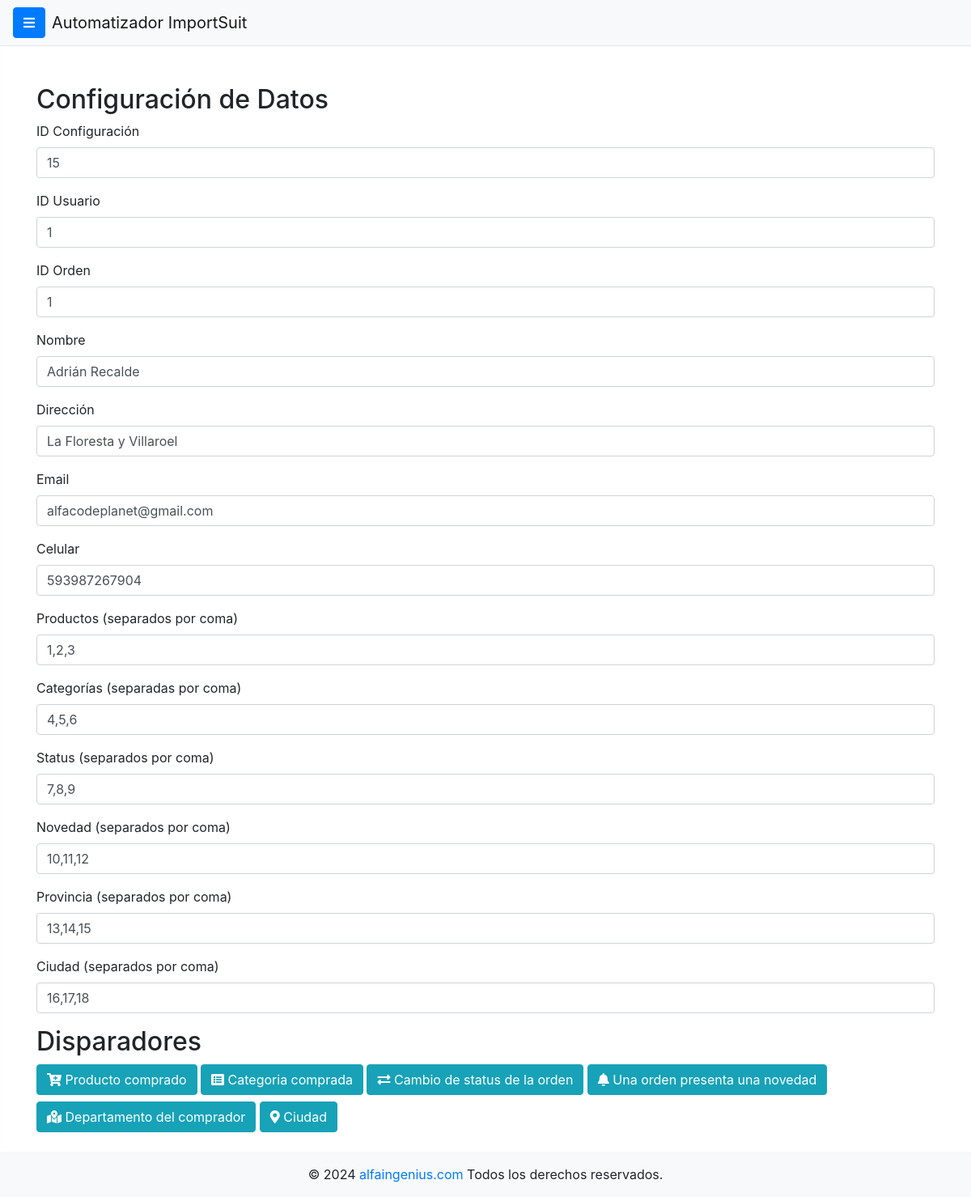
Screenshot of /index1.php with the database file from the repository.
### tables this page shows
CREATE TABLE `blocks_type` (
  `id` int(10) UNSIGNED NOT NULL,
  `category` varchar(255) NOT NULL,
  `name` varchar(255) NOT NULL,
  `description` text NOT NULL,
  `icon` varchar(255) NOT NULL,
  `value` int(11) NOT NULL,
  `name_tag` varchar(255) DEFAULT NULL
);

### index1.php (the view, shortened to what this page needs)
<?php
include 'db.php';
require "widget_header.php";
$sql_category = "SELECT category, name, description, icon, value FROM blocks_type WHERE category = 'Disparadores'";
$result_category = $conn->query($sql_category);
$blocks_type = array();
if ($result_category->num_rows > 0) {
    while($row_category = $result_category->fetch_assoc()) {
        $blocks_type[] = $row_category;
    }
}
?>
<div class="container mt-5">
    <h2>Configuración de Datos</h2>
    <form id="dataForm">
        <div class="form-group">
            <label for="id_configuracion">ID Configuración</label>
            <input type="text" class="form-control" id="id_configuracion" value="15" required>
        </div>
        <div class="form-group">
            <label for="user_id">ID Usuario</label>
            <input type="text" class="form-control" id="user_id" value="1" required>
        </div>
        <div class="form-group">
            <label for="order_id">ID Orden</label>
            <input type="text" class="form-control" id="order_id" value="1" required>
        </div>
        <div class="form-group">
            <label for="nombre">Nombre</label>
            <input type="text" class="form-control" id="nombre" value="Adrián Recalde" required>
        </div>
        <div class="form-group">
            <label for="direccion">Dirección</label>
            <input type="text" class="form-control" id="direccion" value="La Floresta y Villaroel" required>
        </div>
        <div class="form-group">
            <label for="email">Email</label>
            <input type="email" class="form-control" id="email" value="alfacodeplanet@gmail.com" required>
        </div>
        <div class="form-group">
            <label for="celular">Celular</label>
            <input type="text" class="form-control" id="celular" value="593987267904" required>
        </div>
        <div class="form-group">
            <label for="productos">Productos (separados por coma)</label>
            <input type="text" class="form-control" id="productos" value="1,2,3" required>
        </div>
        <div class="form-group">
            <label for="categorias">Categorías (separadas por coma)</label>
            <input type="text" class="form-control" id="categorias" value="4,5,6" required>
        </div>
        <div class="form-group">
            <label for="status">Status (separados por coma)</label>
            <input type="text" class="form-control" id="status" value="7,8,9" required>
        </div>
        <div class="form-group">
            <label for="novedad">Novedad (separados por coma)</label>
            <input type="text" class="form-control" id="novedad" value="10,11,12" required>
        </div>
        <div class="form-group">
            <label for="provincia">Provincia (separados por coma)</label>
            <input type="text" class="form-control" id="provincia" value="13,14,15" required>
        </div>
        <div class="form-group">
            <label for="ciudad">Ciudad (separados por coma)</label>
            <input type="text" class="form-control" id="ciudad" value="16,17,18" required>
        </div>
    </form>
    <h2>Disparadores</h2>
    <div id="disparadoresContainer" class="mb-3">
        <?php foreach ($blocks_type as $block) : ?>
            <button type="button" class="btn btn-info disparador-btn mb-2" data-value="<?php echo $block['value']; ?>" data-icon="<?php echo $block['icon']; ?>">
                <i class="<?php echo $block['icon']; ?>"></i> <?php echo $block['name']; ?>
            </button>
        <?php endforeach; ?>
    </div>
</div>
<?php require "widget_footer.php"; ?>

### widget_header.php (shortened to what this page needs)
<!DOCTYPE html>
<html lang="en">
<head>
    <link href="https://stackpath.bootstrapcdn.com/bootstrap/4.5.2/css/bootstrap.min.css" rel="stylesheet">
    <link rel="stylesheet" href="https://cdnjs.cloudflare.com/ajax/libs/font-awesome/5.15.4/css/all.min.css">
</head>
<body>
<nav class="navbar navbar-expand-lg navbar-light bg-light">
  <button class="btn btn-primary toggle-btn" id="sidebarToggle"><i class="fas fa-bars"></i></button>
  <a class="navbar-brand ml-2" href="#">Automatizador ImportSuit</a>
</nav>

### widget_footer.php (shortened to what this page needs)
<footer class="bg-light text-center text-lg-start mt-auto">
    <div class="text-center p-3">
        &copy; 2024 <a href="https://alfaingenius.com">alfaingenius.com</a> Todos los derechos reservados.
    </div>
</footer>
</body>
</html>

### widget_header.php (style rules this page uses)
body { display: flex; min-height: 100vh; flex-direction: column; }
.navbar { box-shadow: 0 1px 0 rgba(0, 0, 0, .1); }
.toggle-btn { cursor: pointer; }

### rows the page displays
blocks_type: $block['value'] 1 (drawn), name "Producto comprado"
blocks_type: $block['value'] 2 (drawn), name "Categoria comprada"
blocks_type: $block['value'] 3 (drawn), name "Cambio de status de la orden"
blocks_type: $block['value'] 4 (drawn), name "Una orden presenta una novedad"
blocks_type: $block['value'] 5 (drawn), name "Departamento del comprador"
blocks_type: $block['value'] 6 (drawn), name "Ciudad"
